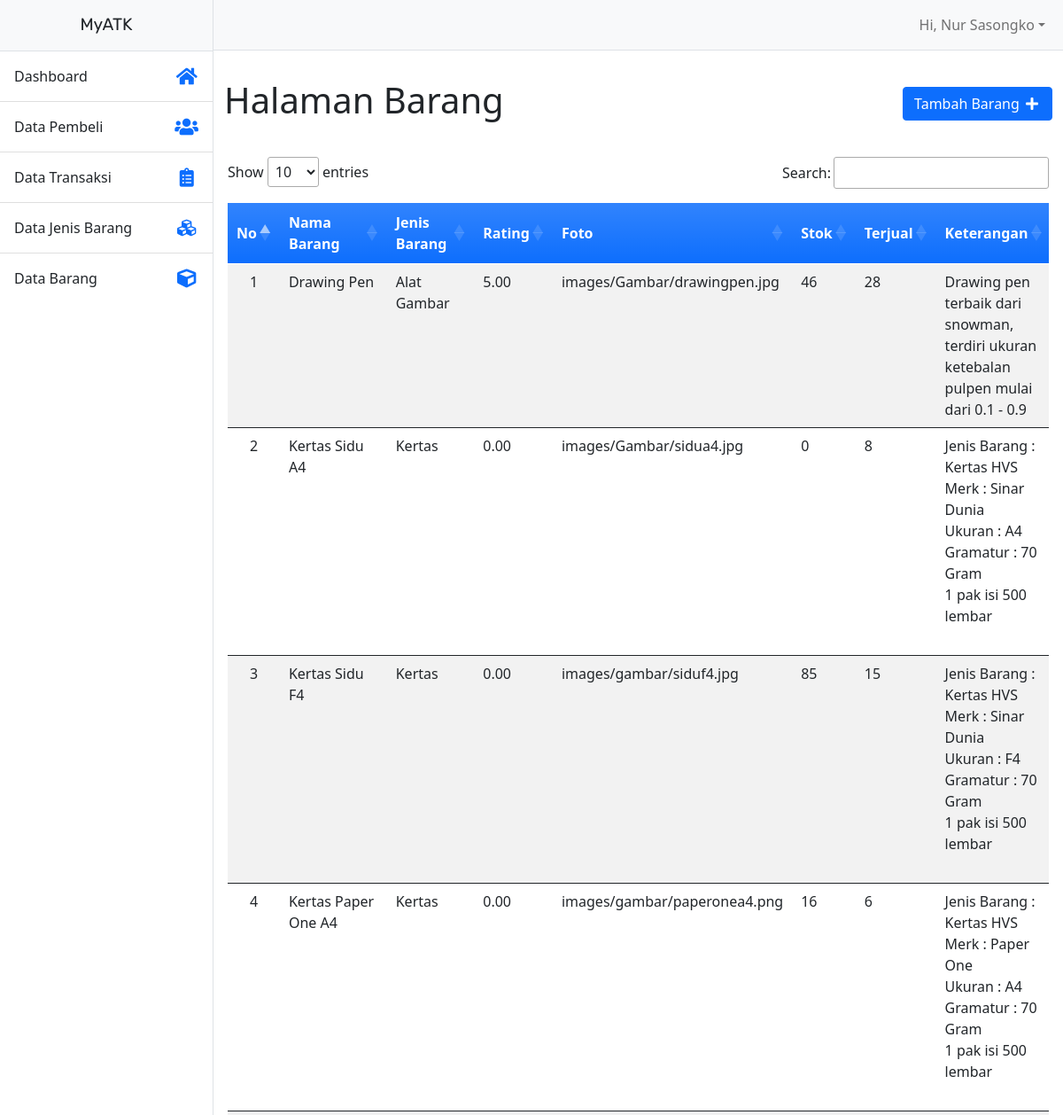
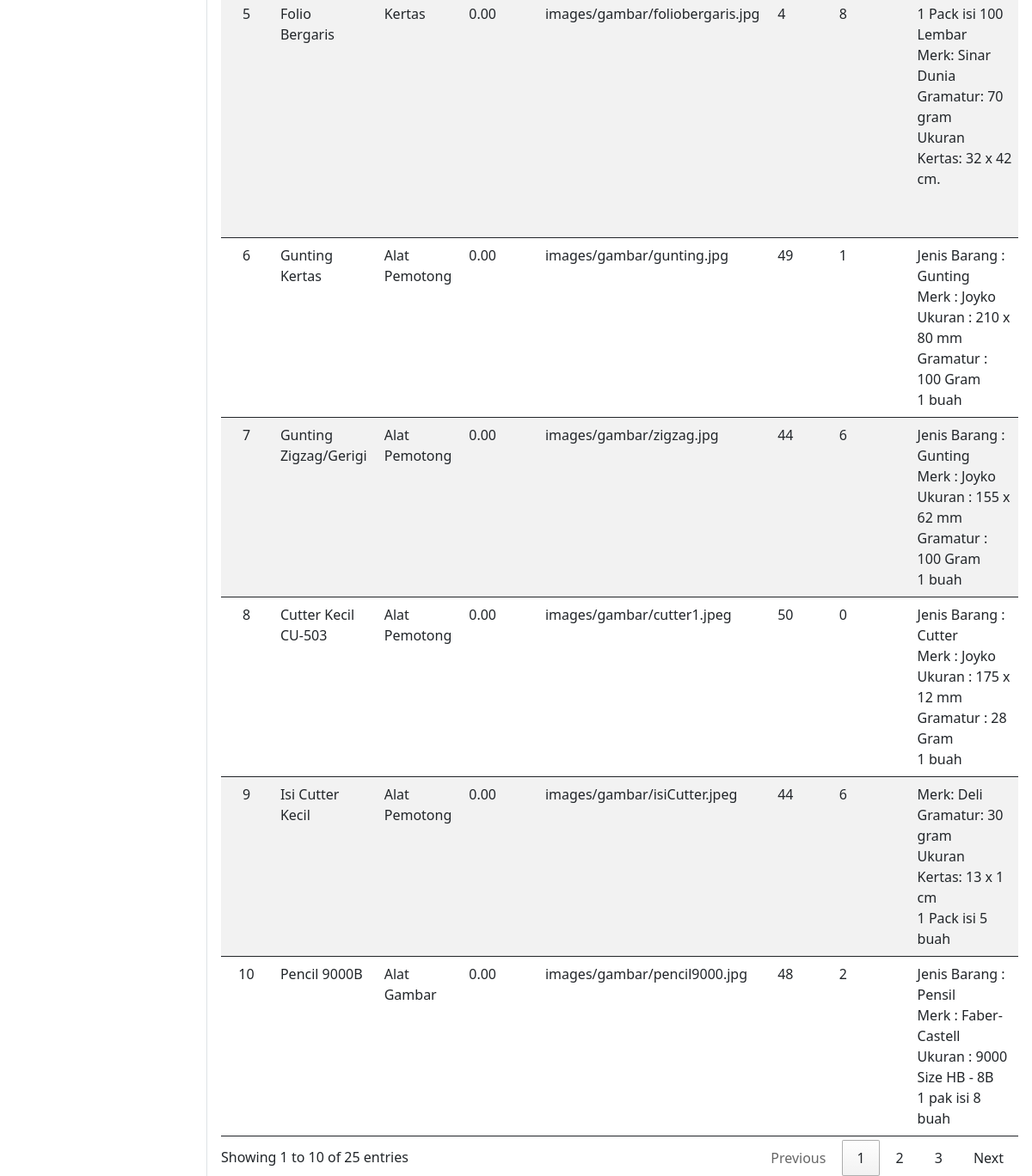
The page /admin/barang.php (signed in) on the database its author committed (2 pictures, top to bottom).
### tables this page shows
CREATE TABLE `barang` (
  `id_barang` int(11) NOT NULL,
  `nama_barang` varchar(255) NOT NULL,
  `kode_jenis_barang` varchar(15) NOT NULL,
  `harga` double(12,2) NOT NULL,
  `rating` double(5,2) NOT NULL,
  `foto` varchar(255) NOT NULL,
  `stok` int(5) NOT NULL,
  `terjual` int(5) NOT NULL,
  `keterangan` text NOT NULL
);

CREATE TABLE `jenis_barang` (
  `kode_jenis_barang` varchar(15) NOT NULL,
  `nama_jenis_barang` varchar(255) NOT NULL
);

### admin/barang.php (the view, shortened to what this page needs)
<?php include('template/header.php'); ?>
</head>
<body>
    <div class="d-flex" id="wrapper">
        <?php include('template/sidebar.php'); ?>
        <div id="page-content-wrapper">
            <?php include('template/top-bar.php'); ?>
            <div class="container px-3">
                <div class="row">
                    <div class="d-flex justify-content-between align-items-center my-4 p-2">
                        <h1 class="">Halaman Barang</h1>
                        <div class="">
                            <button type="button" class="btn btn-md btn-primary" data-bs-toggle="modal" data-bs-target="#barang-tambah">
                                Tambah Barang <i class="fas fa-plus fa-md fa-fw"></i>
                            </button>
                        </div>
                    </div>
                    <div class="col-sm-12 col-md-12 col-lg-12">
                        <div class="table-responsive">
                            <table id="table_id" class="table table-striped table-hover pt-3" style="border: 0px">
                                <thead>
                                    <tr class="bg-primary bg-gradient text-white align-middle">
                                        <th>No</th>
                                        <th>Nama Barang</th>
                                        <th>Jenis Barang</th>
                                        <th>Rating</th>
                                        <th>Foto</th>
                                        <th>Stok</th>
                                        <th>Terjual</th>
                                        <th>Keterangan</th>
                                    </tr>
                                </thead>
                                <tbody>
                                    <?php
                                    $sql = "SELECT * FROM `barang` `b` INNER JOIN `jenis_barang` `jb` ON `b`.`kode_jenis_barang` = `jb`.`kode_jenis_barang`";
                                    $result = $db->query($sql);
                                    $rows = $result->fetch_all(MYSQLI_ASSOC);
                                    $no = 0;
                                    foreach ($rows as $rowsData) :
                                    ?>
                                        <tr>
                                            <td class="text-center"><?= ++$no ?></td>
                                            <td><?= $rowsData["nama_barang"]; ?></td>
                                            <td><?= $rowsData["nama_jenis_barang"]; ?></td>
                                            <td><?= $rowsData["rating"]; ?></td>
                                            <td><?= $rowsData["foto"]; ?></td>
                                            <td><?= $rowsData["stok"]; ?></td>
                                            <td><?= $rowsData["terjual"]; ?></td>
                                            <td><?= $rowsData["keterangan"]; ?></td>
                                        </tr>
                                    <?php endforeach; ?>
                                </tbody>
                            </table>
                        </div>
                    </div>
                </div>
            </div>
        </div>
    </div>
</body>
</html>

### rows shown on the page
barang: nama_barang "Drawing Pen", kode_jenis_barang.nama_jenis_barang "Alat Gambar", rating "5.00", foto "images/Gambar/drawingpen.jpg", stok "46", terjual "28", keterangan "Drawing pen terbaik dari snowman, terdiri ukuran ketebalan pulpen mulai dari 0.1 - 0.9"
barang: nama_barang "Kertas Sidu A4", kode_jenis_barang.nama_jenis_barang "Kertas", rating "0.00", foto "images/Gambar/sidua4.jpg", stok "0", terjual "8", keterangan "Jenis Barang : Kertas HVS Merk : Sinar Dunia Ukuran : A4 Gramatur : 70 Gram 1 pak isi 500 lembar"
barang: nama_barang "Kertas Sidu F4", kode_jenis_barang.nama_jenis_barang "Kertas", rating "0.00", foto "images/gambar/siduf4.jpg", stok "85", terjual "15", keterangan "Jenis Barang : Kertas HVS Merk : Sinar Dunia Ukuran : F4 Gramatur : 70 Gram 1 pak isi 500 lembar"
barang: nama_barang "Kertas Paper One A4", kode_jenis_barang.nama_jenis_barang "Kertas", rating "0.00", foto "images/gambar/paperonea4.png", stok "16", terjual "6", keterangan "Jenis Barang : Kertas HVS Merk : Paper One Ukuran : A4 Gramatur : 70 Gram 1 pak isi 500 lembar"
barang: nama_barang "Folio Bergaris", kode_jenis_barang.nama_jenis_barang "Kertas", rating "0.00", foto "images/gambar/foliobergaris.jpg", stok "4", terjual "8", keterangan "1 Pack isi 100 Lembar Merk: Sinar Dunia Gramatur: 70 gram Ukuran Kertas: 32 x 42 cm."
barang: nama_barang "Gunting Kertas", kode_jenis_barang.nama_jenis_barang "Alat Pemotong", rating "0.00", foto "images/gambar/gunting.jpg", stok "49", terjual "1", keterangan "Jenis Barang : Gunting Merk : Joyko Ukuran : 210 x 80 mm Gramatur : 100 Gram 1 buah"
barang: nama_barang "Gunting Zigzag/Gerigi", kode_jenis_barang.nama_jenis_barang "Alat Pemotong", rating "0.00", foto "images/gambar/zigzag.jpg", stok "44", terjual "6", keterangan "Jenis Barang : Gunting Merk : Joyko Ukuran : 155 x 62 mm Gramatur : 100 Gram 1 buah"
barang: nama_barang "Cutter Kecil CU-503", kode_jenis_barang.nama_jenis_barang "Alat Pemotong", rating "0.00", foto "images/gambar/cutter1.jpeg", stok "50", terjual "0", keterangan "Jenis Barang : Cutter Merk : Joyko Ukuran : 175 x 12 mm Gramatur : 28 Gram 1 buah"
barang: nama_barang "Isi Cutter Kecil", kode_jenis_barang.nama_jenis_barang "Alat Pemotong", rating "0.00", foto "images/gambar/isiCutter.jpeg", stok "44", terjual "6", keterangan "Merk: Deli Gramatur: 30 gram Ukuran Kertas: 13 x 1 cm 1 Pack isi 5 buah"
barang: nama_barang "Pencil 9000B", kode_jenis_barang.nama_jenis_barang "Alat Gambar", rating "0.00", foto "images/gambar/pencil9000.jpg", stok "48", terjual "2", keterangan "Jenis Barang : Pensil Merk : Faber-Castell Ukuran : 9000 Size HB - 8B 1 pak isi 8 buah"

### other values the page prints
$_SESSION["Name"] "Nur Sasongko"
